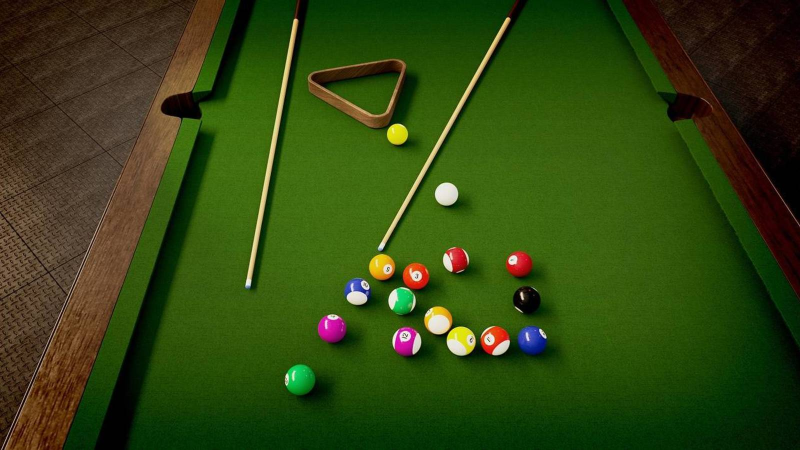
%> input picture V2/Fig/billar3.png, 1600 x 900 px (shown at 1/2 size)
$ octave Hough.m   (GNU Octave 9; MATLAB toolbox functions it lacks are replaced by stand-ins)
%> lines starting %> are read from the running program, lines starting %| are printed output that depends on the picture
close all
clear all
clc

load('net3.mat')
img=imread('Fig/billar3.png');
%> img is the input picture: size 900x1600x3 uint8; mean R, G, B 48.8, 69.4, 16.1
% v = VideoReader('VideosBillar/video.mp4');
% img = read(v,95); %frame de video
figure(1)
%imshow(img);

img2=rgb2gray(img);
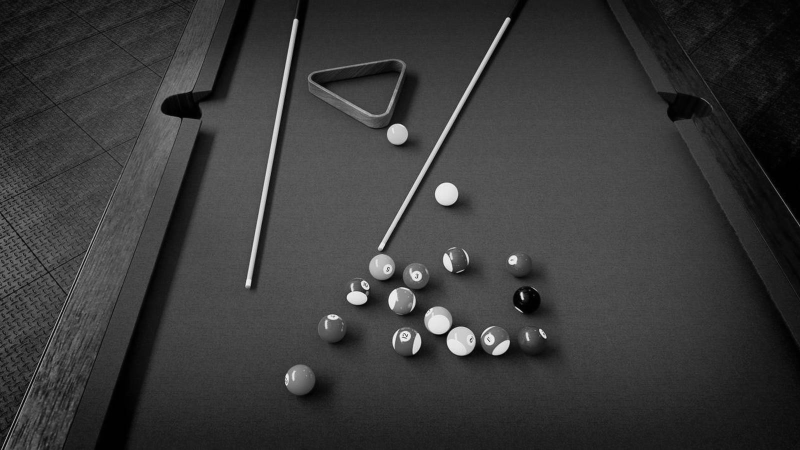
%> img2: size 900x1600 uint8 (shown at 1/2 size); min 0, max 254, mean 57.2
%figure(2)
imshow(img2);
[bordes,th]=edge(img2,'prewitt'); %Filtro
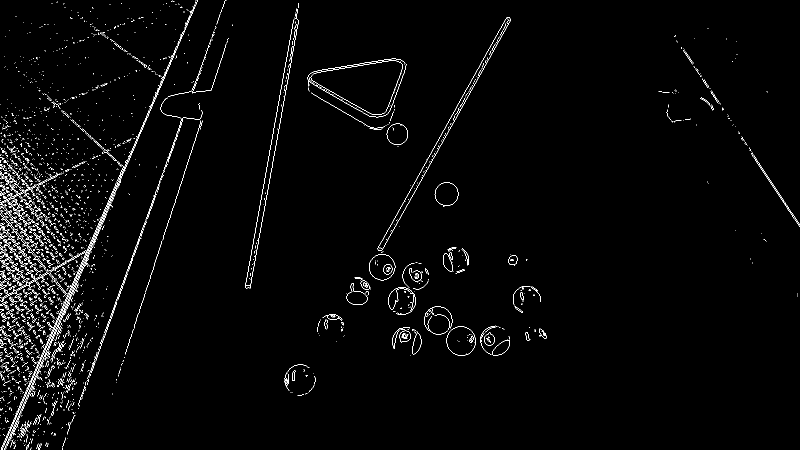
%> bordes: size 900x1600 logical (shown at 1/2 size); 1.8% white in thin lines or dots
%> th = 0.0591
%figure(3)
%imshow(bordes)
[L, W] = size(bordes);
%> L = 900; W = 1600

rmin=14;
rmax=400;
rrange=[rmin,rmax]; %Rango de radios

%> (the run ends here)
